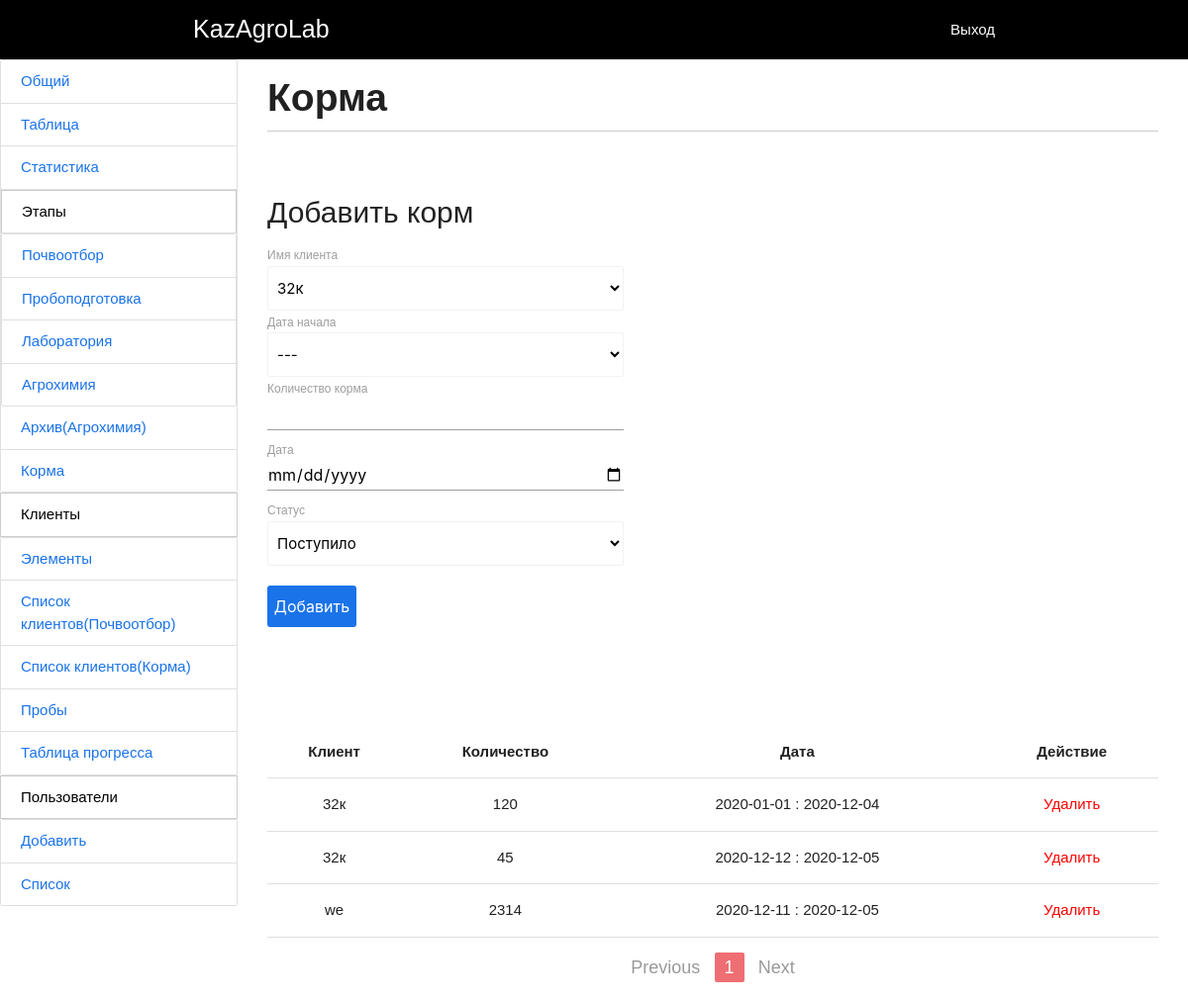
/corms/ (signed in), run on the app's committed database.
### navi/models.py (models this page shows, shortened)
class Corms(models.Model):
    client = models.ForeignKey("ClientCorm", on_delete=models.CASCADE, related_name="corms")
    count = models.IntegerField()
    parent = models.OneToOneField('self', on_delete=models.CASCADE,blank=True, null=True, related_name="children")
    date = models.DateField(null=True, blank=True)
    statusChoice = (
        ('Поступило', 'Поступило'),
        ('Готово', 'Готово')
    )
    status = models.CharField(max_length=200, default='Поступило', choices=statusChoice)
    class Meta:
        verbose_name = 'Корм'
        verbose_name_plural = 'Корма'

class ClientCorm(models.Model):
    name = models.CharField(max_length=500)
    date = models.DateField(null=True, blank=True)
    nowTime = models.DateTimeField(auto_now_add=True, blank=True, null=True)
    def __str__(self):
        return self.name
    class Meta:
        verbose_name = 'Клиент(Корма)'
        verbose_name_plural = 'Клиенты(корма)'

### navi/myDecorators.py (the view)
        def wrapper(request,*args,**kwargs):
            g = False
            for i in groups:
                for j in list(request.user.groups.all()):
                    if i==str(j):
                        g = True
            if g:
                return func(request,*args,**kwargs)
            else:
                return render(request,'403.html')

### navi/context_processors.py (called while the page is built)
def UserGroups(request):
    user = request.user
    groups = user.groups.all()
    list_group = []
    for i in groups:
        list_group.append(i.name)
    return {"userGroups":list_group}

### navi/myDecorators.py (called while the page is built)
def hasGroups(groups = []):
    def has_groups(func):
        def wrapper(request,*args,**kwargs):
            g = False
            for i in groups:
                for j in list(request.user.groups.all()):
                    if i==str(j):
                        g = True
            if g:
                return func(request,*args,**kwargs)
            else:
                return render(request,'403.html')
        return wrapper
    return has_groups

### navi/templatetags/mytags.py (called while the page is built)
@register.filter(name='validDate')
def validDate(text):
    if int(text) < 10:
        text = '0' + str(text)
        return text
    else:
        return text

@register.filter(name="childDate")
def childDate(pk):
    corm = Corms.objects.get(pk=pk)
    try:
        c = corm.children
        return c.date
    except:
        return "<span style='color:gray;'>В процессе</span>"

@register.filter(name="childNot")
def childNot(j):
    try:
        c = j.children
        return False
    except:
        return True

### navi/templates/corms.html (shortened to what this page needs)
{% extends 'base.html' %}
{% load mytags %}
{% block content %}
<header class="content_header">
    <h1 class="content_title header_title">Корма</h1>
</header>
<h2 class="content_title form_add_title">Добавить корм</h2>
            <form class="form_add" action="{% url 'addCorms' %}" method="POST" name="myForm">
                <label for="client_name">Имя клиента</label>
                <select name="client" class="form_add_select" id="client_name" name="allClients" onchange='NewSelect(this.options[this.selectedIndex].getAttribute("data-name"))'>
                    {% for i in clients %}
                        <option value="{{i.pk}}" data-name="{{i.name}}" {% if forloop.counter == 1 %} selected {% endif %}>{{i.name}}</option>
                    {% endfor %}
                </select>
                <label for="parent">Дата начала</label>
                <select name="parent" id="parent" class="form_add_select" onchange='ChangeSelect(this.options[this.selectedIndex].getAttribute("value"), this.options[this.selectedIndex].getAttribute("data-max"))'>
                    <option value="">---</option>
                </select>
                <label for="prob_count">Количество корма</label>
                <input name="count" type="number" class="input" min="1" id="prob_count" required>
                <label for="prob_date">Дата</label>
                <input name="date" type="date" class="input" id="prob_date" required>
                <label for="corm_status">Статус</label>
                <select name="status" id="corm_status" class="form_add_select">
                    <option value="Поступило">Поступило</option>
                </select>
                <button type="submit" class="form_add_btn">Добавить</button>
            </form>
<table class="prop_table centered">
    <thead>
        <tr>
            <th class="table_head">Клиент</th>
            <th class="table_head">Количество</th>
            <th class="table_head">Дата</th>
            <th class="table_head">Действие</th>
        </tr>
    </thead>
    <tbody>
        {% for corm in corms %}
                <tr>
                    <td>{{ corm.client }}</td>
                    <td>{{ corm.count }}</td>
                    <td>{{corm.date.year}}-{{corm.date.month|validDate}}-{{corm.date.day|validDate}} : {{ corm.pk|childDate|safe }}</td>
                    <td><a href="{% url 'deleteCorms' corm.pk %}" class="table_action table_action_delete modal-trigger">Удалить</a></td>
                </tr>
        {% endfor %}
    </tbody>
</table>
{% include "pagination.html" with page=corms %}
{% endblock %}

### navi/static/css/style.css (style rules this page uses)
body { font-family: 'Noto Sans JP', sans-serif; width: 100%; }
.input { height: 2rem !important; margin-top: 18px; outline: none; padding: 12px 12px; }
.content_header { height: 55px; border-bottom: 1px solid #ccc; }
.content_title { font-size: 39px; margin: 15px 0; font-weight: 600; }
.content_title.form_add_title { font-size: 30px; font-weight: 400; margin-top: 65px; }
.form_add { min-width: 300px; max-width: 360px; margin-bottom: 100px; }
.form_add select { display: block !important; }
.form_add_btn { margin-top: 20px; background-color: #1A73E8; color: #fff; border: 0; padding: 10px 0; border-radius: 3px; width: 90px; font-size: 16px; cursor: pointer; border: 2px solid #1A73E8; transition: 0.3s; }
.table_head { cursor: pointer !important; z-index: 10; }
.table_action { color: #083d83; cursor: pointer; }
.table_action.table_action_delete { color: red; }
.table_head { cursor: pointer; }

### data on the page
Corms: client "32к", count "120", date.year "2020", date.month|validDate "01", date.day|validDate "01", pk|childDate "2020-12-04"
Corms: client "32к", count "45", date.year "2020", date.month|validDate "12", date.day|validDate "12", pk|childDate "2020-12-05"
Corms: client "we", count "2314", date.year "2020", date.month|validDate "12", date.day|validDate "11", pk|childDate "2020-12-05"

### other printed values
{{ page.number }} "1"
form field client "32к"
